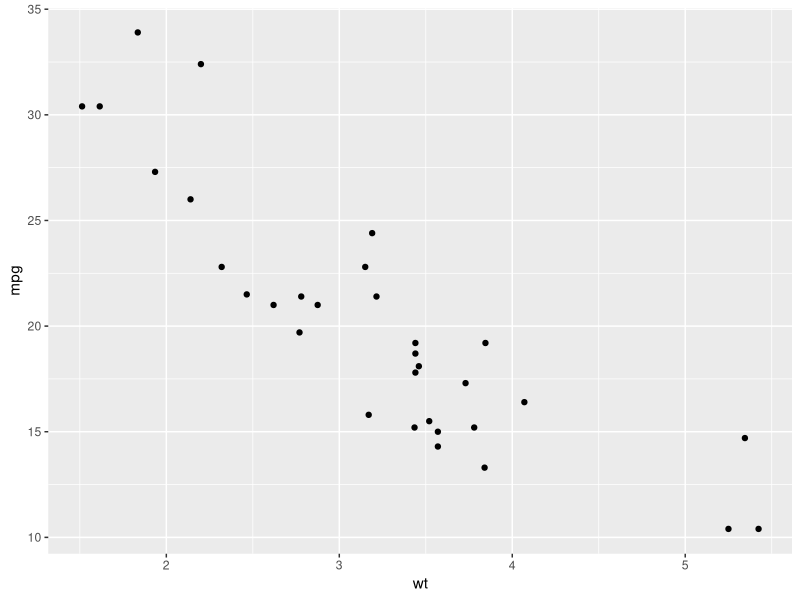
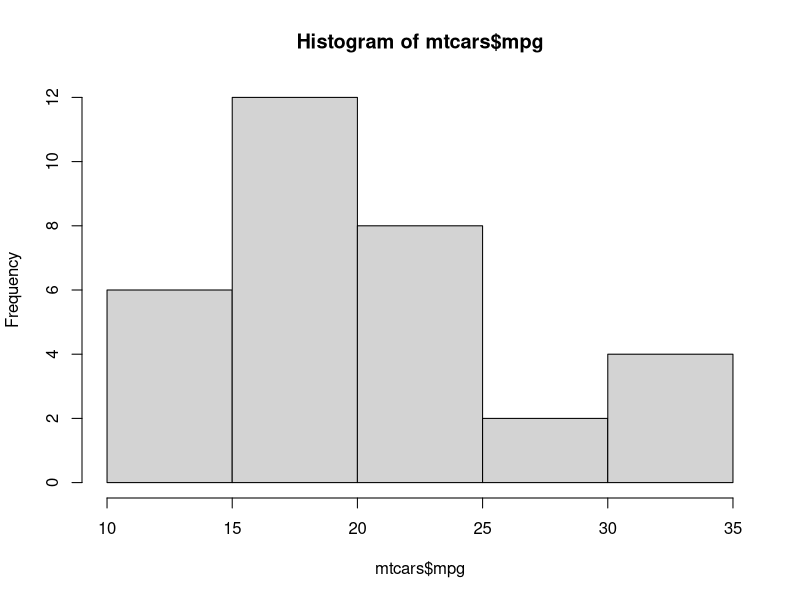

Write the R code that produced these figures, in order.
## ---- chunk 1
#| label: example-chunk
#| warning: false
#| message: false
# A code chunk. Load packages and do your analysis here.
# Site defaults already set: warnings/messages hidden, code shown but foldable,
# figures 8x5in at 300 dpi, centre-aligned. Override any of those with the
# #| options at the top of the chunk.
# Need a package that isn't installed? Add it to .devcontainer/ (see CONTRIBUTING.md).
library(ggplot2)

mtcars |>
  ggplot(aes(x = wt, y = mpg)) +
  geom_point()
## ---- chunk 2
#| label: fig-example
#| fig-cap: "Describe what the figure shows. This text appears under the plot."
#| fig-width: 10
hist(mtcars$mpg)
